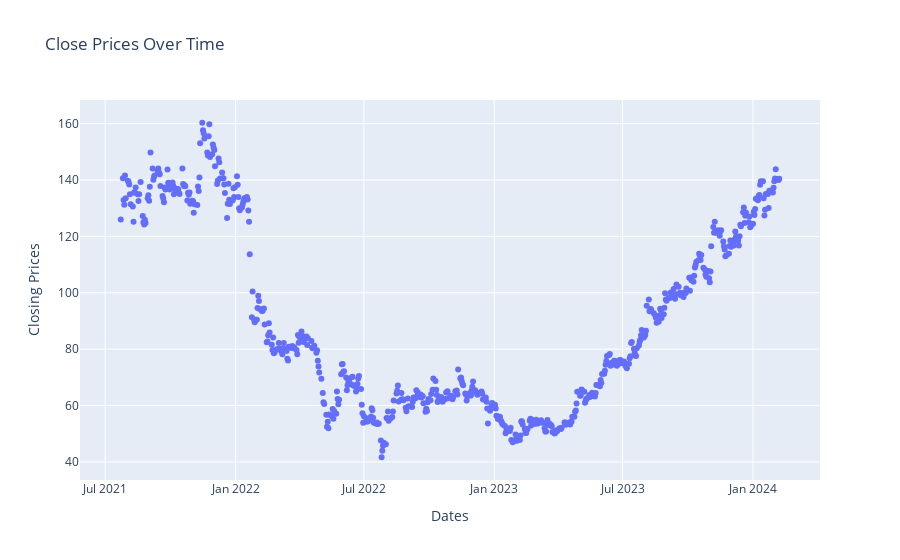

The notebook cell saved with this chart:
### Code cell
import pandas as pd

df=pd.read_csv('zomato.csv')


# print(df.head())
# print(df.tail())
# print(df.shape)
# print(df.columns)
# print(df.dtypes)
# print(df.info())
# print(df.describe())


import plotly.express as px
fig=px.scatter(df,x='Date',y='Close',title='Close Prices Over Time',labels={'Close':'Closing Prices','Date':'Dates'})
fig.show()


df.plot(x='Date',y='Close',title='Close Prices',kind='scatter')

### Figure 1 — Plotly figure (JSON) as saved in the notebook; plotly's stock layout.template omitted (floating-point values rounded to 4 significant figures; data arrays with more than 128 entries replaced by an {"elided": "..."} marker saying what was removed)
{"data": [{"hovertemplate": "Dates=%{x}<br>Closing Prices=%{y}<extra></extra>", "legendgroup": "", "marker": {"color": "#636efa", "symbol": "circle"}, "mode": "markers", "name": "", "orientation": "v", "showlegend": false, "type": "scatter", "x": {"elided": "631 str values"}, "xaxis": "x", "y": {"elided": "631 float values"}, "yaxis": "y"}], "layout": {"legend": {"tracegroupgap": 0}, "title": {"text": "Close Prices Over Time"}, "xaxis": {"anchor": "y", "domain": [0, 1], "title": {"text": "Dates"}}, "yaxis": {"anchor": "x", "domain": [0, 1], "title": {"text": "Closing Prices"}}}}
